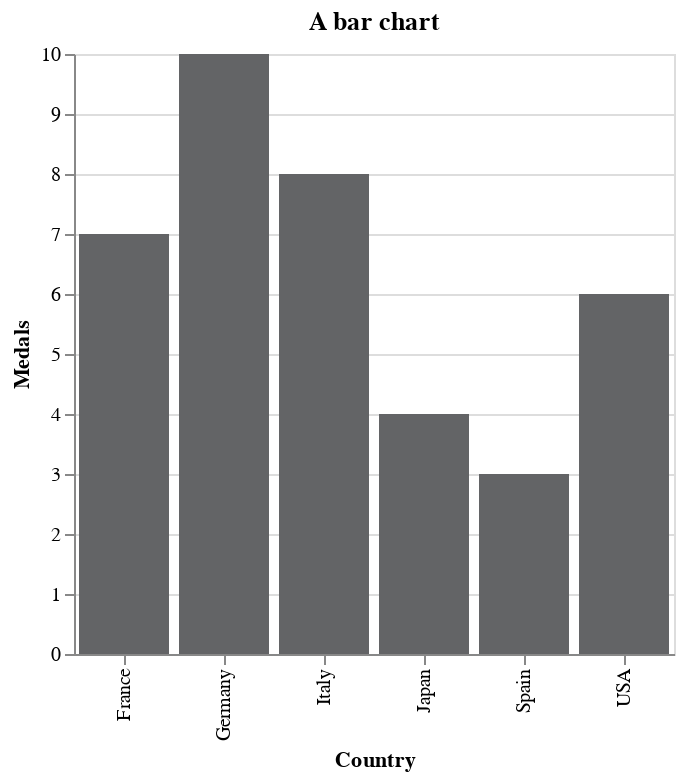

The code cell stored with this chart in its notebook:
### Markdown cell above
# Configurations

## Basic Chart

### Code cell
import pandas as pd
import altair as alt

df = pd.DataFrame(
    {"Country": ["Japan", "USA", "Germany", "Spain", "France", "Italy"], 
     "Medals": [4, 6, 10, 3, 7, 8], 
     "Region":["Asia","Americas","Europe","Europe","Europe","Europe"]}) 


chart = alt.Chart(df).mark_bar(color='#636466').encode(
    x='Country',
    y='Medals'
).properties(width=width, title='A bar chart')

chart

### Figure 1 — Vega-Lite specification as saved in the notebook (floating-point values rounded to 4 significant figures)
{"config": {"view": {"continuousWidth": 400, "continuousHeight": 300}}, "data": {"name": "data-679b3cb888c979e4923127b2d96de8f9"}, "mark": {"type": "bar", "color": "#636466"}, "encoding": {"x": {"field": "Country", "type": "nominal"}, "y": {"field": "Medals", "type": "quantitative"}}, "title": "A bar chart", "width": 300, "$schema": "https://vega.github.io/schema/vega-lite/v4.17.0.json", "datasets": {"data-679b3cb888c979e4923127b2d96de8f9": [{"Country": "Japan", "Medals": 4, "Region": "Asia"}, {"Country": "USA", "Medals": 6, "Region": "Americas"}, {"Country": "Germany", "Medals": 10, "Region": "Europe"}, {"Country": "Spain", "Medals": 3, "Region": "Europe"}, {"Country": "France", "Medals": 7, "Region": "Europe"}, {"Country": "Italy", "Medals": 8, "Region": "Europe"}]}}
